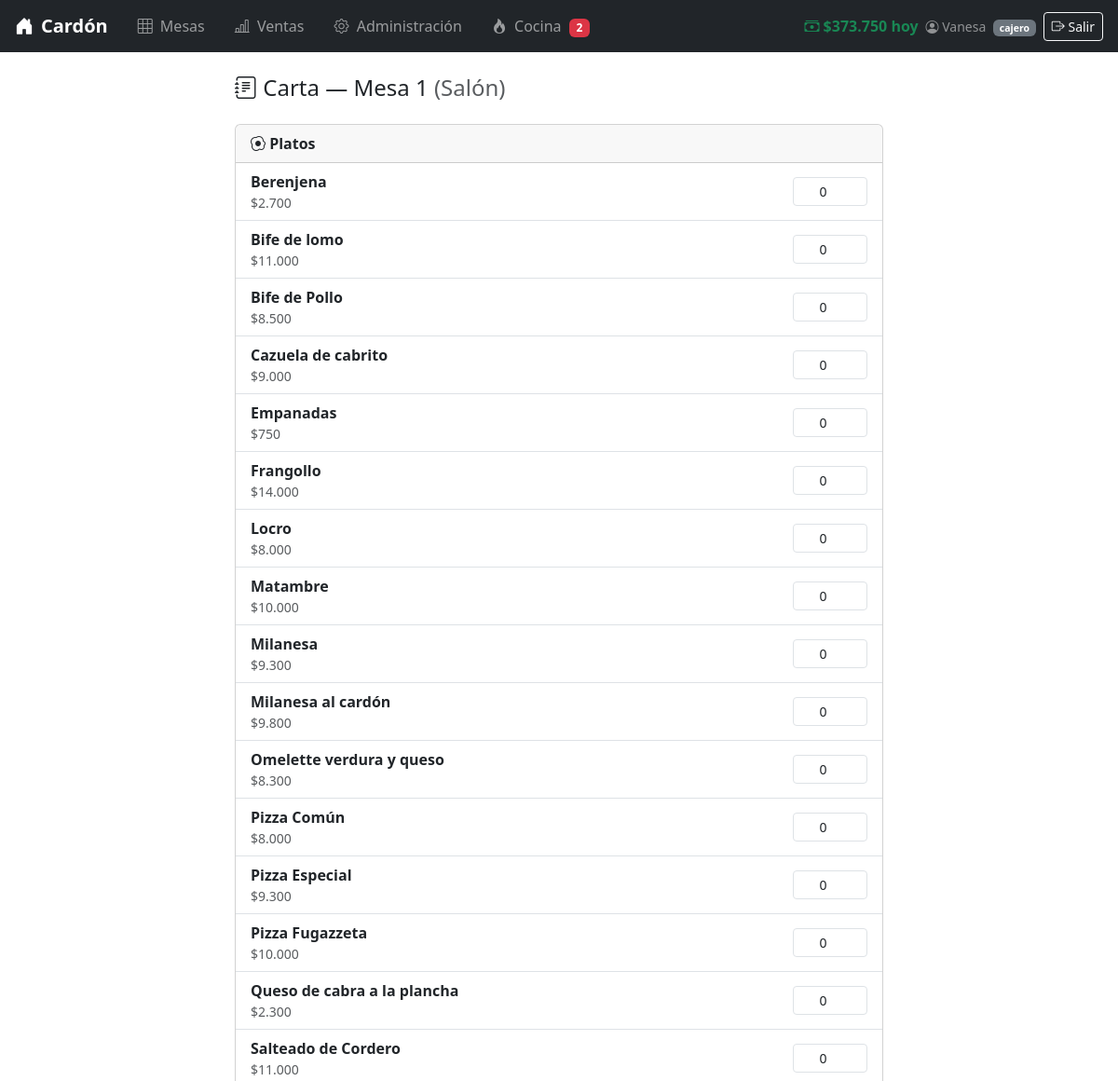
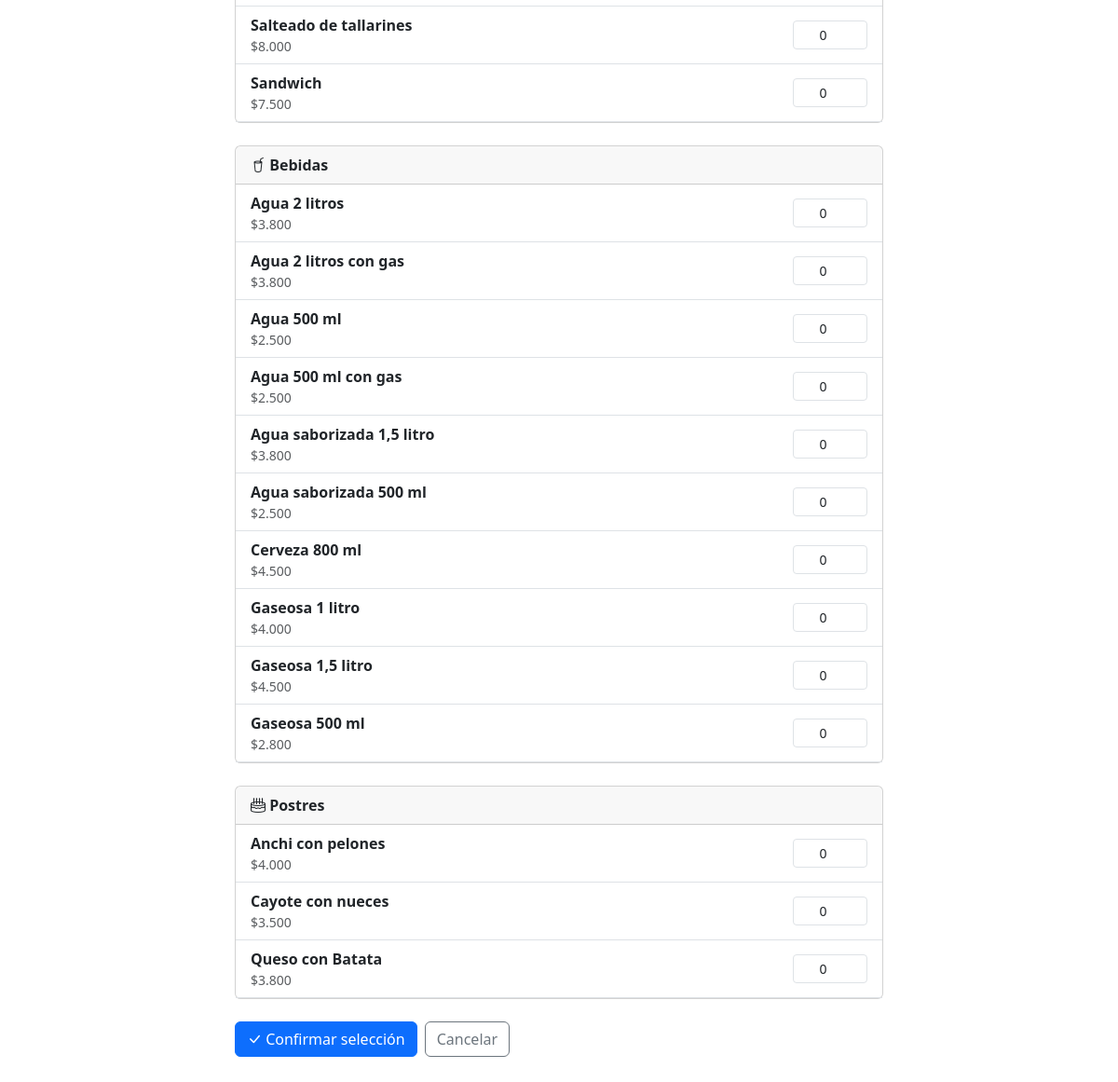
/carta.php?mesa=1&zona=Salón (signed in), run on the app's committed database (2 pictures, top to bottom).
### tables this page shows
CREATE TABLE `plato` (
  `id_plato` int NOT NULL AUTO_INCREMENT,
  `nom_plato` varchar(45) NOT NULL,
  `descr_plato` varchar(100) NOT NULL,
  `precio_plato` int NOT NULL,
  PRIMARY KEY (`id_plato`),
  UNIQUE KEY `id_plato_UNIQUE` (`id_plato`)
);

CREATE TABLE `bebida` (
  `id_bebida` int NOT NULL AUTO_INCREMENT,
  `nom_bebida` varchar(45) NOT NULL,
  `desc_bebida` varchar(100) NOT NULL,
  `precio_bebida` decimal(10,2) NOT NULL,
  PRIMARY KEY (`id_bebida`),
  UNIQUE KEY `id_bebida_UNIQUE` (`id_bebida`)
);

CREATE TABLE `postre` (
  `id_postre` int NOT NULL AUTO_INCREMENT,
  `nom_postre` varchar(45) NOT NULL,
  `desc_postre` varchar(100) NOT NULL,
  `precio_postre` decimal(10,2) NOT NULL,
  PRIMARY KEY (`id_postre`),
  UNIQUE KEY `id_postre_UNIQUE` (`id_postre`)
);

### carta.php (the view, shortened to what this page needs)
<?php
include('conexion.php');
$id_mesa = intval($_GET['mesa'] ?? 0);
$zona    = htmlspecialchars($_GET['zona'] ?? '');
$platos  = $conexion->query("SELECT * FROM plato  ORDER BY nom_plato")->fetch_all(MYSQLI_ASSOC);
$bebidas = $conexion->query("SELECT * FROM bebida  ORDER BY nom_bebida")->fetch_all(MYSQLI_ASSOC);
$postres = $conexion->query("SELECT * FROM postre  ORDER BY nom_postre")->fetch_all(MYSQLI_ASSOC);
?>
<!DOCTYPE html>
<html lang="es">
<head>
    <link href="https://cdn.jsdelivr.net/npm/bootstrap@5.3.3/dist/css/bootstrap.min.css" rel="stylesheet">
    <link href="https://cdn.jsdelivr.net/npm/bootstrap-icons@1.11.1/font/bootstrap-icons.css" rel="stylesheet">
</head>
<body>
<?php include('navbar.php'); ?>
<div class="container" style="max-width: 720px;">
    <h4 class="mb-4">
        <i class="bi bi-journal-text"></i>
        Carta — Mesa <?= $id_mesa ?> <span class="text-muted fw-normal">(<?= $zona ?>)</span>
    </h4>
    <form action="descripcion_item.php" method="POST">
        <?php
        function renderSeccion(string $titulo, string $icono, array $productos, string $tipo, string $campo_id, string $campo_nombre, string $campo_precio): void {
        ?>
        <div class="card mb-4">
            <div class="card-header fw-bold">
                <i class="bi bi-<?= $icono ?>"></i> <?= $titulo ?>
            </div>
            <div class="card-body p-0">
                <?php foreach ($productos as $item): ?>
                <div class="d-flex align-items-center justify-content-between px-3 py-2 border-bottom">
                    <div>
                        <strong><?= htmlspecialchars($item[$campo_nombre]) ?></strong>
                        <div class="text-muted small">$<?= number_format($item[$campo_precio], 0, ',', '.') ?></div>
                    </div>
                    <div style="width: 80px;">
                        <input type="number"
                               name="<?= $tipo ?>[<?= $item[$campo_id] ?>]"
                               min="0" value="0"
                               class="form-control form-control-sm text-center">
                    </div>
                </div>
                <?php endforeach; ?>
            </div>
        </div>
        <?php } ?>
        <?php renderSeccion('Platos',  'egg-fried',   $platos,  'plato',  'id_plato',  'nom_plato',  'precio_plato'); ?>
        <div class="d-flex gap-2 mb-5">
            <button type="submit" class="btn btn-primary">
                <i class="bi bi-check-lg"></i> Confirmar selección
            </button>
            <a href="nuevo_pedido.php?mesa=<?= $id_mesa ?>&zona=<?= urlencode($zona) ?>" class="btn btn-outline-secondary">
                Cancelar
            </a>
        </div>
    </form>
</div>
</body>
</html>

### data on the page
plato: nom_plato "Berenjena", precio_plato "2.700"
plato: nom_plato "Bife de lomo", precio_plato "11.000"
plato: nom_plato "Bife de Pollo", precio_plato "8.500"
plato: nom_plato "Cazuela de cabrito", precio_plato "9.000"
plato: nom_plato "Empanadas", precio_plato "750"
plato: nom_plato "Frangollo", precio_plato "14.000"
plato: nom_plato "Locro", precio_plato "8.000"
plato: nom_plato "Matambre", precio_plato "10.000"
plato: nom_plato "Milanesa", precio_plato "9.300"
plato: nom_plato "Milanesa al cardón", precio_plato "9.800"
plato: nom_plato "Omelette verdura y queso", precio_plato "8.300"
plato: nom_plato "Pizza Común", precio_plato "8.000"
plato: nom_plato "Pizza Especial", precio_plato "9.300"
plato: nom_plato "Pizza Fugazzeta", precio_plato "10.000"
plato: nom_plato "Queso de cabra a la plancha", precio_plato "2.300"
plato: nom_plato "Salteado de Cordero", precio_plato "11.000"
plato: nom_plato "Salteado de tallarines", precio_plato "8.000"
plato: nom_plato "Sandwich", precio_plato "7.500"
bebida: nom_bebida "Agua 2 litros", precio_bebida "3.800"
bebida: nom_bebida "Agua 2 litros con gas", precio_bebida "3.800"
bebida: nom_bebida "Agua 500 ml", precio_bebida "2.500"
bebida: nom_bebida "Agua 500 ml con gas", precio_bebida "2.500"
bebida: nom_bebida "Agua saborizada 1,5 litro", precio_bebida "3.800"
bebida: nom_bebida "Agua saborizada 500 ml", precio_bebida "2.500"
bebida: nom_bebida "Cerveza 800 ml", precio_bebida "4.500"
bebida: nom_bebida "Gaseosa 1 litro", precio_bebida "4.000"
bebida: nom_bebida "Gaseosa 1,5 litro", precio_bebida "4.500"
bebida: nom_bebida "Gaseosa 500 ml", precio_bebida "2.800"
postre: nom_postre "Anchi con pelones", precio_postre "4.000"
postre: nom_postre "Cayote con nueces", precio_postre "3.500"
postre: nom_postre "Queso con Batata", precio_postre "3.800"

### other printed values
$pedidos_activos "2"
$ventas_hoy "373.750"
$_SESSION['usuario'] "Vanesa"
$_SESSION['rol'] "cajero"
$id_mesa "1"
$zona "Salón"
$titulo "Platos Bebidas Postres"
